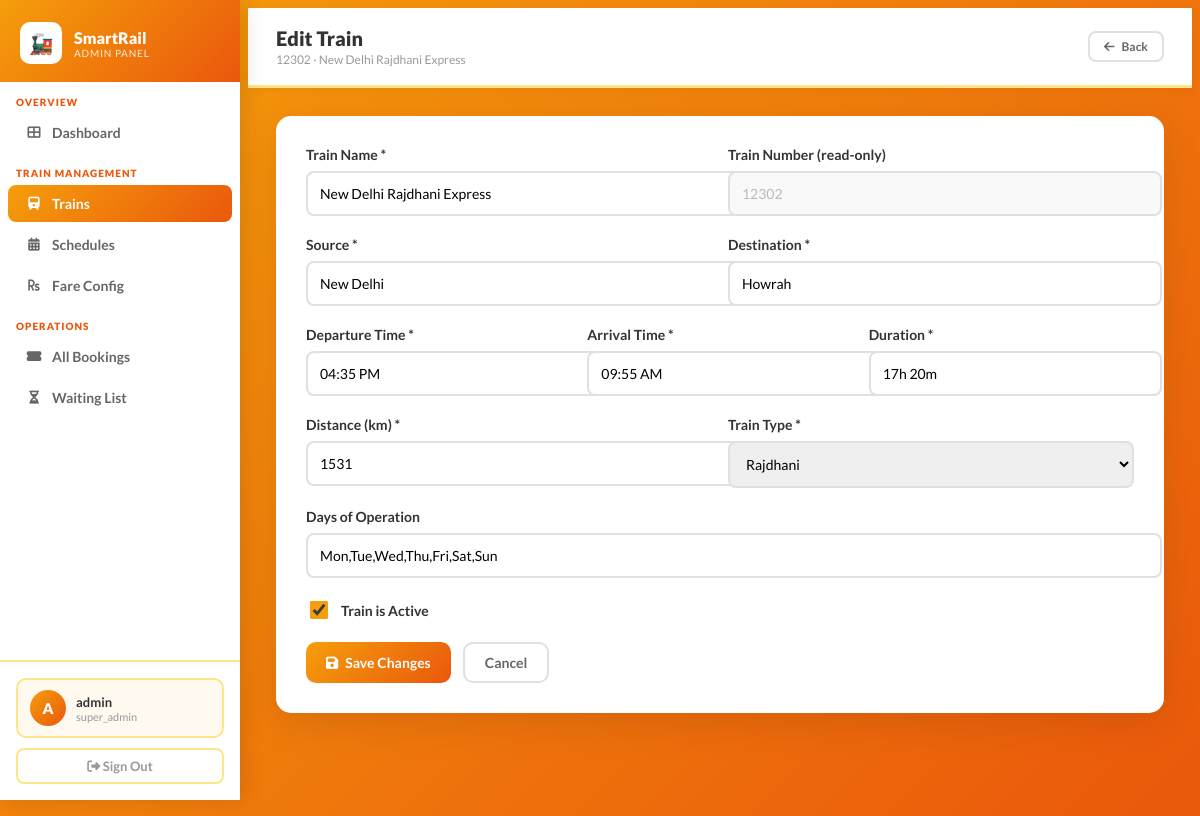
/admin/trains/2/edit (signed in), run on an earlier commit of the app's database.
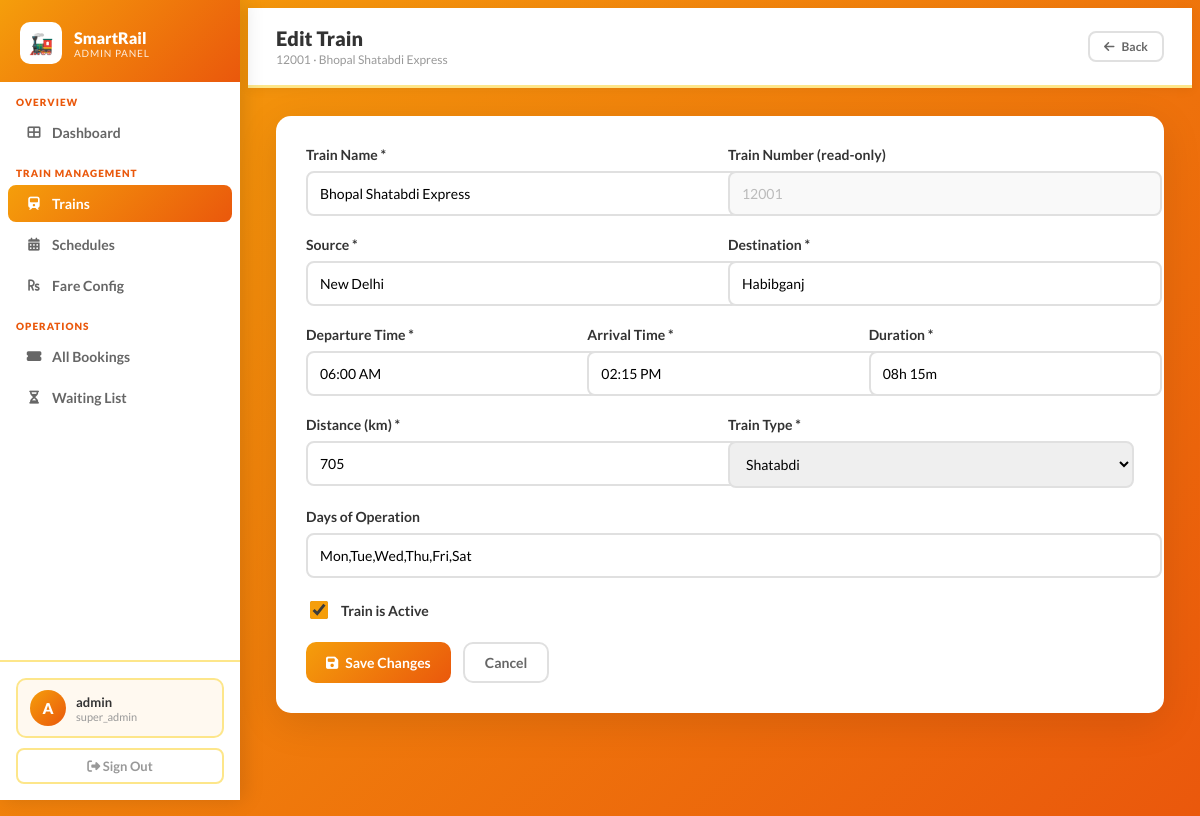
And on a later commit of the database.
### Railway/models.py (models this page shows, shortened)
class Train(db.Model):
    __tablename__ = 'train'
    id                 = db.Column(db.Integer, primary_key=True)
    train_number       = db.Column(db.String(10), unique=True, nullable=False)
    train_name         = db.Column(db.String(100), nullable=False)
    source             = db.Column(db.String(50), nullable=False)
    destination        = db.Column(db.String(50), nullable=False)
    departure_time     = db.Column(db.String(10), nullable=False)   # "06:00 AM"
    arrival_time       = db.Column(db.String(10), nullable=False)
    duration           = db.Column(db.String(10), nullable=False)   # "8h 30m"
    distance_km        = db.Column(db.Integer, default=500)         # NEW — real distance
    train_type         = db.Column(db.String(20), default='Express')# NEW — Mail/Express/Superfast/Rajdhani/Shatabdi
    days_of_operation  = db.Column(db.String(50))
    is_active          = db.Column(db.Boolean, default=True)
    seats     = db.relationship('TrainSeat',    backref='train', lazy=True, cascade='all, delete-orphan')
    schedules = db.relationship('TrainSchedule', backref='train', lazy=True, cascade='all, delete-orphan')

### Railway/admin_views.py (the view, shortened to what this page needs)
@admin_bp.route('/trains/<int:train_id>/edit', methods=['GET', 'POST'])
@require_admin
def edit_train(train_id):
    train = Train.query.get_or_404(train_id)
    return render_template('admin/edit_train.html', train=train)

### Railway/admin_views.py (called while the page is built)
def admin_logged_in():
    return 'admin_id' in session

def require_admin(f):
    @wraps(f)
    def wrapper(*args, **kwargs):
        if not admin_logged_in():
            flash('Please log in as admin.')
            return redirect(url_for('admin.admin_login'))
        return f(*args, **kwargs)
    return wrapper

### Railway/templates/admin/edit_train.html (shortened to what this page needs)
{% extends 'admin/base.html' %}
{% block page_title %}Edit Train{% endblock %}
{% block page_subtitle %}{{ train.train_number }} · {{ train.train_name }}{% endblock %}
{% block topbar_actions %}
<a href="{{ url_for('admin.trains') }}" class="btn-go btn-ghost btn-sm">
    <i class="fas fa-arrow-left"></i> Back
</a>
{% endblock %}
{% block content %}
<div class="a-card" style="max-width:840px;">
    <form method="POST">
        <div class="f-row2">
            <div class="f-group">
                <label class="f-label">Train Name *</label>
                <input type="text" name="train_name" class="f-input" value="{{ train.train_name }}" required>
            </div>
            <div class="f-group">
                <label class="f-label">Train Number (read-only)</label>
                <input type="text" class="f-input" value="{{ train.train_number }}" disabled
                       style="background:#f9f9f9; color:#bbb;">
            </div>
        </div>
        <div class="f-row2">
            <div class="f-group">
                <label class="f-label">Source *</label>
                <input type="text" name="source" class="f-input" value="{{ train.source }}" required>
            </div>
            <div class="f-group">
                <label class="f-label">Destination *</label>
                <input type="text" name="destination" class="f-input" value="{{ train.destination }}" required>
            </div>
        </div>
        <div class="f-row3">
            <div class="f-group">
                <label class="f-label">Departure Time *</label>
                <input type="text" name="departure_time" class="f-input" value="{{ train.departure_time }}" required>
            </div>
            <div class="f-group">
                <label class="f-label">Arrival Time *</label>
                <input type="text" name="arrival_time" class="f-input" value="{{ train.arrival_time }}" required>
            </div>
            <div class="f-group">
                <label class="f-label">Duration *</label>
                <input type="text" name="duration" class="f-input" value="{{ train.duration }}" required>
            </div>
        </div>
        <div class="f-row2">
            <div class="f-group">
                <label class="f-label">Distance (km) *</label>
                <input type="number" name="distance_km" class="f-input" value="{{ train.distance_km }}" required>
            </div>
            <div class="f-group">
                <label class="f-label">Train Type *</label>
                <select name="train_type" class="f-input">
                    {% for tp in ['Rajdhani','Shatabdi','Superfast','Express','Mail'] %}
                    <option value="{{ tp }}" {% if train.train_type == tp %}selected{% endif %}>{{ tp }}</option>
                    {% endfor %}
                </select>
            </div>
        </div>
        <div class="f-group">
            <label class="f-label">Days of Operation</label>
            <input type="text" name="days_of_operation" class="f-input" value="{{ train.days_of_operation }}">
        </div>
        <div class="f-group">
            <label style="display:flex; align-items:center; gap:10px; cursor:pointer; font-weight:600; color:#333; font-size:14px;">
                <input type="checkbox" name="is_active" {% if train.is_active %}checked{% endif %}
                       style="width:18px; height:18px; accent-color:#f59e0b;">
                Train is Active
            </label>
        </div>
        <div style="display:flex; gap:12px; margin-top:8px;">
            <button type="submit" class="btn-go btn-primary">
                <i class="fas fa-save"></i> Save Changes
            </button>
            <a href="{{ url_for('admin.trains') }}" class="btn-go btn-ghost">Cancel</a>
        </div>
    </form>
</div>
{% endblock %}

What changed in the data, as far as the page shows it:
changed Train "New Delhi": train_number "12302" → "12001"; train_name "New Delhi Rajdhani Express" → "Bhopal Shatabdi Express"; destination "Howrah" → "Habibganj"; departure_time "04:35 PM" → "06:00 AM"; arrival_time "09:55 AM" → "02:15 PM"; duration "17h 20m" → "08h 15m"; distance_km "1531" → "705"; train_type "Rajdhani" → "Shatabdi"; days_of_operation "Mon,Tue,Wed,Thu,Fri,Sat,Sun" → "Mon,Tue,Wed,Thu,Fri,Sat"
